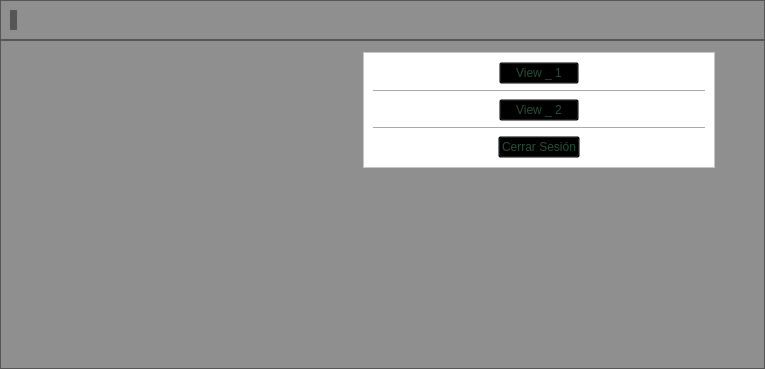
<?xml version="1.0" encoding="UTF-8"?>
<ui version="4.0">
 <class>Ham_options</class>
 <widget class="QWidget" name="Ham_options">
  <property name="geometry">
   <rect>
    <x>0</x>
    <y>0</y>
    <width>765</width>
    <height>369</height>
   </rect>
  </property>
  <property name="windowTitle">
   <string>Form</string>
  </property>
  <layout class="QVBoxLayout" name="verticalLayout_3">
   <property name="spacing">
    <number>0</number>
   </property>
   <property name="leftMargin">
    <number>0</number>
   </property>
   <property name="topMargin">
    <number>0</number>
   </property>
   <property name="rightMargin">
    <number>0</number>
   </property>
   <property name="bottomMargin">
    <number>0</number>
   </property>
   <item>
    <widget class="QFrame" name="frame">
     <property name="styleSheet">
      <string notr="true">background-color:rgba(0,0,0,40%);</string>
     </property>
     <property name="frameShape">
      <enum>QFrame::StyledPanel</enum>
     </property>
     <property name="frameShadow">
      <enum>QFrame::Raised</enum>
     </property>
     <layout class="QHBoxLayout" name="horizontalLayout_4">
      <item>
       <spacer name="horizontalSpacer_9">
        <property name="orientation">
         <enum>Qt::Horizontal</enum>
        </property>
        <property name="sizeType">
         <enum>QSizePolicy::Preferred</enum>
        </property>
        <property name="sizeHint" stdset="0">
         <size>
          <width>40</width>
          <height>20</height>
         </size>
        </property>
       </spacer>
      </item>
      <item>
       <widget class="QLabel" name="main_icon">
        <property name="text">
         <string/>
        </property>
       </widget>
      </item>
      <item>
       <spacer name="horizontalSpacer_10">
        <property name="orientation">
         <enum>Qt::Horizontal</enum>
        </property>
        <property name="sizeHint" stdset="0">
         <size>
          <width>860</width>
          <height>20</height>
         </size>
        </property>
       </spacer>
      </item>
      <item>
       <widget class="QPushButton" name="icon_back">
        <property name="styleSheet">
         <string notr="true">border-style:outset;
background-color:transparent;</string>
        </property>
        <property name="text">
         <string/>
        </property>
       </widget>
      </item>
      <item>
       <spacer name="horizontalSpacer_11">
        <property name="orientation">
         <enum>Qt::Horizontal</enum>
        </property>
        <property name="sizeType">
         <enum>QSizePolicy::Preferred</enum>
        </property>
        <property name="sizeHint" stdset="0">
         <size>
          <width>40</width>
          <height>20</height>
         </size>
        </property>
       </spacer>
      </item>
     </layout>
    </widget>
   </item>
   <item>
    <widget class="QFrame" name="frame_3">
     <property name="styleSheet">
      <string notr="true">background-color:rgba(0,0,0,40%)</string>
     </property>
     <property name="frameShape">
      <enum>QFrame::StyledPanel</enum>
     </property>
     <property name="frameShadow">
      <enum>QFrame::Raised</enum>
     </property>
     <layout class="QVBoxLayout" name="verticalLayout_2">
      <item>
       <spacer name="verticalSpacer_2">
        <property name="orientation">
         <enum>Qt::Vertical</enum>
        </property>
        <property name="sizeType">
         <enum>QSizePolicy::Preferred</enum>
        </property>
        <property name="sizeHint" stdset="0">
         <size>
          <width>20</width>
          <height>2</height>
         </size>
        </property>
       </spacer>
      </item>
      <item>
       <layout class="QHBoxLayout" name="horizontalLayout_5">
        <item>
         <spacer name="horizontalSpacer_7">
          <property name="orientation">
           <enum>Qt::Horizontal</enum>
          </property>
          <property name="sizeHint" stdset="0">
           <size>
            <width>40</width>
            <height>20</height>
           </size>
          </property>
         </spacer>
        </item>
        <item>
         <widget class="QFrame" name="frame_2">
          <property name="styleSheet">
           <string notr="true">background-color:white;</string>
          </property>
          <property name="frameShape">
           <enum>QFrame::StyledPanel</enum>
          </property>
          <property name="frameShadow">
           <enum>QFrame::Raised</enum>
          </property>
          <layout class="QVBoxLayout" name="verticalLayout">
           <item>
            <layout class="QHBoxLayout" name="horizontalLayout">
             <item>
              <spacer name="horizontalSpacer_4">
               <property name="orientation">
                <enum>Qt::Horizontal</enum>
               </property>
               <property name="sizeHint" stdset="0">
                <size>
                 <width>88</width>
                 <height>17</height>
                </size>
               </property>
              </spacer>
             </item>
             <item>
              <widget class="QPushButton" name="pushButton_9">
               <property name="styleSheet">
                <string notr="true">QPushButton#pushButton_9 {
    font: 14pt &quot;MS Shell Dlg 2&quot;;
	color:#294D39;		
	background-color:transparent;
	min-width:6em;	
	max-width:6em;
	min-height:1.5em;
	max-height:1.5em; 
}

QPushButton:hover#pushButton_9 {
    font: 14pt &quot;MS Shell Dlg 2&quot;;
	color:#294D39;		
	background-color:rgba(50,50,50,50%);
	min-width:6em;	
	max-width:6em;
	min-height:1.5em;
	max-height:1.5em; 
}

</string>
               </property>
               <property name="text">
                <string>View _ 1</string>
               </property>
              </widget>
             </item>
             <item>
              <spacer name="horizontalSpacer">
               <property name="orientation">
                <enum>Qt::Horizontal</enum>
               </property>
               <property name="sizeType">
                <enum>QSizePolicy::Expanding</enum>
               </property>
               <property name="sizeHint" stdset="0">
                <size>
                 <width>88</width>
                 <height>17</height>
                </size>
               </property>
              </spacer>
             </item>
            </layout>
           </item>
           <item>
            <widget class="Line" name="line">
             <property name="orientation">
              <enum>Qt::Horizontal</enum>
             </property>
            </widget>
           </item>
           <item>
            <layout class="QHBoxLayout" name="horizontalLayout_2">
             <item>
              <spacer name="horizontalSpacer_5">
               <property name="orientation">
                <enum>Qt::Horizontal</enum>
               </property>
               <property name="sizeHint" stdset="0">
                <size>
                 <width>88</width>
                 <height>17</height>
                </size>
               </property>
              </spacer>
             </item>
             <item>
              <widget class="QPushButton" name="pushButton_10">
               <property name="styleSheet">
                <string notr="true">QPushButton#pushButton_10 {
    font: 14pt &quot;MS Shell Dlg 2&quot;;
	color:#294D39;		
	background-color:transparent;
	min-width:6em;	
	max-width:6em;
	min-height:1.5em;
	max-height:1.5em; 
}

QPushButton:hover#pushButton_10 {
    font: 14pt &quot;MS Shell Dlg 2&quot;;
	color:#294D39;		
	background-color:rgba(50,50,50,50%);
	min-width:6em;	
	max-width:6em;
	min-height:1.5em;
	max-height:1.5em; 
}</string>
               </property>
               <property name="text">
                <string>View _ 2</string>
               </property>
              </widget>
             </item>
             <item>
              <spacer name="horizontalSpacer_2">
               <property name="orientation">
                <enum>Qt::Horizontal</enum>
               </property>
               <property name="sizeType">
                <enum>QSizePolicy::Expanding</enum>
               </property>
               <property name="sizeHint" stdset="0">
                <size>
                 <width>88</width>
                 <height>17</height>
                </size>
               </property>
              </spacer>
             </item>
            </layout>
           </item>
           <item>
            <widget class="Line" name="line_2">
             <property name="orientation">
              <enum>Qt::Horizontal</enum>
             </property>
            </widget>
           </item>
           <item>
            <layout class="QHBoxLayout" name="horizontalLayout_3">
             <item>
              <spacer name="horizontalSpacer_6">
               <property name="orientation">
                <enum>Qt::Horizontal</enum>
               </property>
               <property name="sizeHint" stdset="0">
                <size>
                 <width>88</width>
                 <height>17</height>
                </size>
               </property>
              </spacer>
             </item>
             <item>
              <widget class="QPushButton" name="close_seesion">
               <property name="styleSheet">
                <string notr="true">QPushButton#close_seesion {
    font: 14pt &quot;MS Shell Dlg 2&quot;;
	color:#294D39;		
	background-color:transparent;
	min-width:6em;	
	max-width:6em;
	min-height:1.5em;
	max-height:1.5em; 
}

QPushButton:hover#close_seesion {
    font: 14pt &quot;MS Shell Dlg 2&quot;;
	color:#294D39;		
	background-color:rgba(50,50,50,50%);
	min-width:6em;	
	max-width:6em;
	min-height:1.5em;
	max-height:1.5em; 
}
</string>
               </property>
               <property name="text">
                <string>Cerrar Sesión</string>
               </property>
              </widget>
             </item>
             <item>
              <spacer name="horizontalSpacer_3">
               <property name="orientation">
                <enum>Qt::Horizontal</enum>
               </property>
               <property name="sizeType">
                <enum>QSizePolicy::Expanding</enum>
               </property>
               <property name="sizeHint" stdset="0">
                <size>
                 <width>88</width>
                 <height>17</height>
                </size>
               </property>
              </spacer>
             </item>
            </layout>
           </item>
          </layout>
         </widget>
        </item>
        <item>
         <spacer name="horizontalSpacer_8">
          <property name="orientation">
           <enum>Qt::Horizontal</enum>
          </property>
          <property name="sizeType">
           <enum>QSizePolicy::Preferred</enum>
          </property>
          <property name="sizeHint" stdset="0">
           <size>
            <width>40</width>
            <height>20</height>
           </size>
          </property>
         </spacer>
        </item>
       </layout>
      </item>
      <item>
       <spacer name="verticalSpacer">
        <property name="orientation">
         <enum>Qt::Vertical</enum>
        </property>
        <property name="sizeHint" stdset="0">
         <size>
          <width>20</width>
          <height>125</height>
         </size>
        </property>
       </spacer>
      </item>
     </layout>
    </widget>
   </item>
  </layout>
 </widget>
 <tabstops>
  <tabstop>pushButton_9</tabstop>
  <tabstop>pushButton_10</tabstop>
  <tabstop>close_seesion</tabstop>
  <tabstop>icon_back</tabstop>
 </tabstops>
 <resources/>
 <connections/>
</ui>
